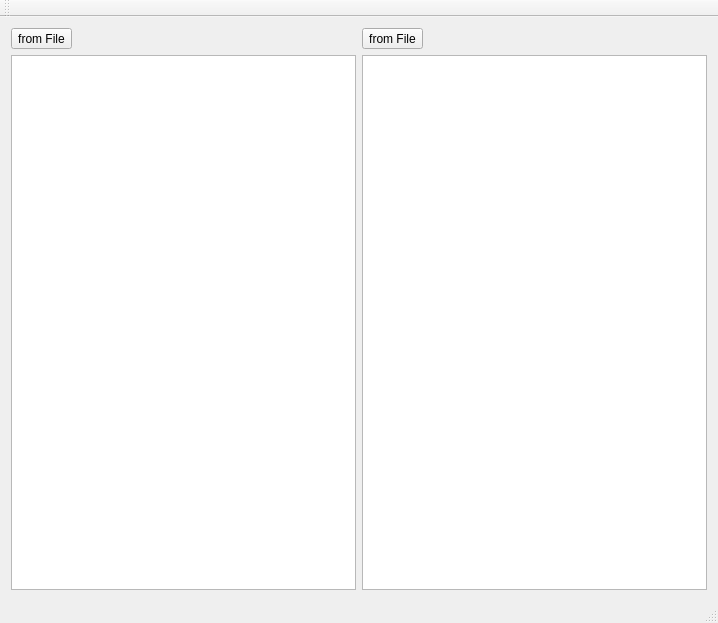
<?xml version="1.0" encoding="UTF-8"?>
<ui version="4.0">
 <class>cMainWindow</class>
 <widget class="QMainWindow" name="cMainWindow">
  <property name="geometry">
   <rect>
    <x>0</x>
    <y>0</y>
    <width>718</width>
    <height>623</height>
   </rect>
  </property>
  <property name="windowTitle">
   <string>compareDir</string>
  </property>
  <widget class="QWidget" name="m_lpCentralWidget">
   <layout class="QGridLayout" name="gridLayout">
    <item row="0" column="0">
     <layout class="QVBoxLayout" name="verticalLayout">
      <item>
       <layout class="QHBoxLayout" name="horizontalLayout">
        <item>
         <widget class="QToolButton" name="m_lpLoadListFromFileLeft">
          <property name="text">
           <string>from File</string>
          </property>
         </widget>
        </item>
        <item>
         <spacer name="horizontalSpacer">
          <property name="orientation">
           <enum>Qt::Horizontal</enum>
          </property>
          <property name="sizeHint" stdset="0">
           <size>
            <width>40</width>
            <height>20</height>
           </size>
          </property>
         </spacer>
        </item>
       </layout>
      </item>
      <item>
       <widget class="QTreeView" name="m_lpLeftList"/>
      </item>
     </layout>
    </item>
    <item row="0" column="1">
     <layout class="QVBoxLayout" name="verticalLayout_2">
      <item>
       <layout class="QHBoxLayout" name="horizontalLayout_2">
        <item>
         <widget class="QToolButton" name="m_lpLoadListFromFileRight">
          <property name="text">
           <string>from File</string>
          </property>
         </widget>
        </item>
        <item>
         <spacer name="horizontalSpacer_2">
          <property name="orientation">
           <enum>Qt::Horizontal</enum>
          </property>
          <property name="sizeHint" stdset="0">
           <size>
            <width>40</width>
            <height>20</height>
           </size>
          </property>
         </spacer>
        </item>
       </layout>
      </item>
      <item>
       <widget class="QTreeView" name="m_lpRightList"/>
      </item>
     </layout>
    </item>
   </layout>
  </widget>
  <widget class="QMenuBar" name="m_lpMenuBar">
   <property name="geometry">
    <rect>
     <x>0</x>
     <y>0</y>
     <width>718</width>
     <height>21</height>
    </rect>
   </property>
  </widget>
  <widget class="QToolBar" name="m_lpMainToolBar">
   <attribute name="toolBarArea">
    <enum>TopToolBarArea</enum>
   </attribute>
   <attribute name="toolBarBreak">
    <bool>false</bool>
   </attribute>
  </widget>
  <widget class="QStatusBar" name="m_lpStatusBar"/>
 </widget>
 <layoutdefault spacing="6" margin="11"/>
 <resources/>
 <connections/>
</ui>
